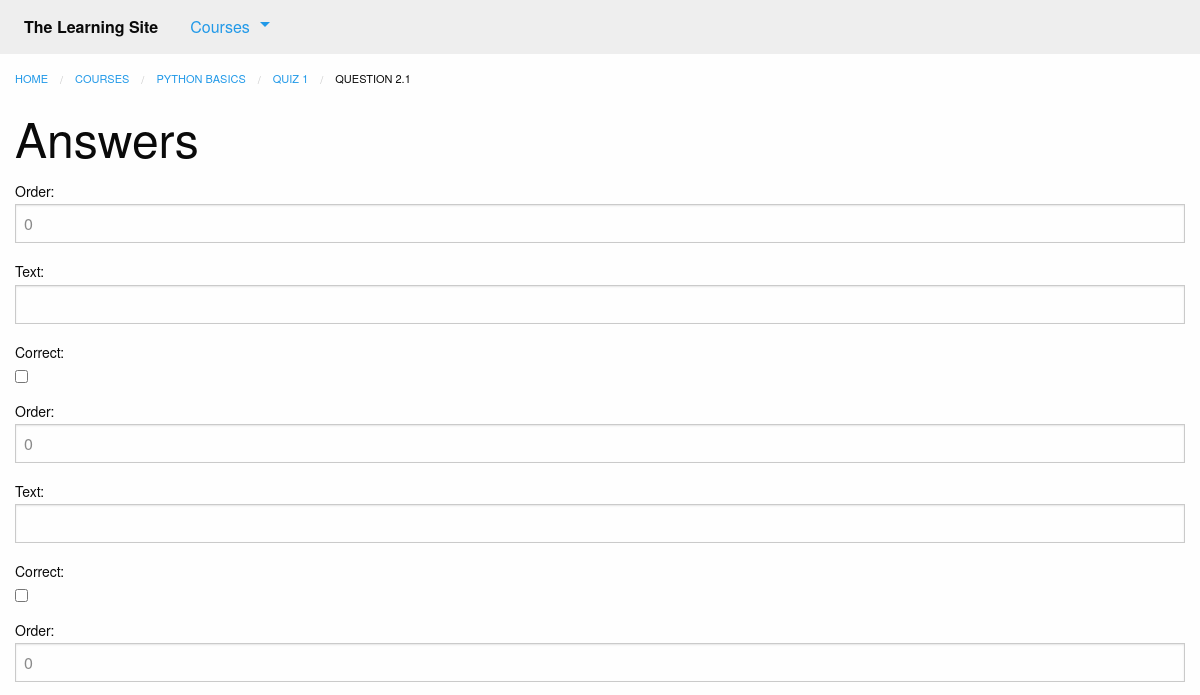
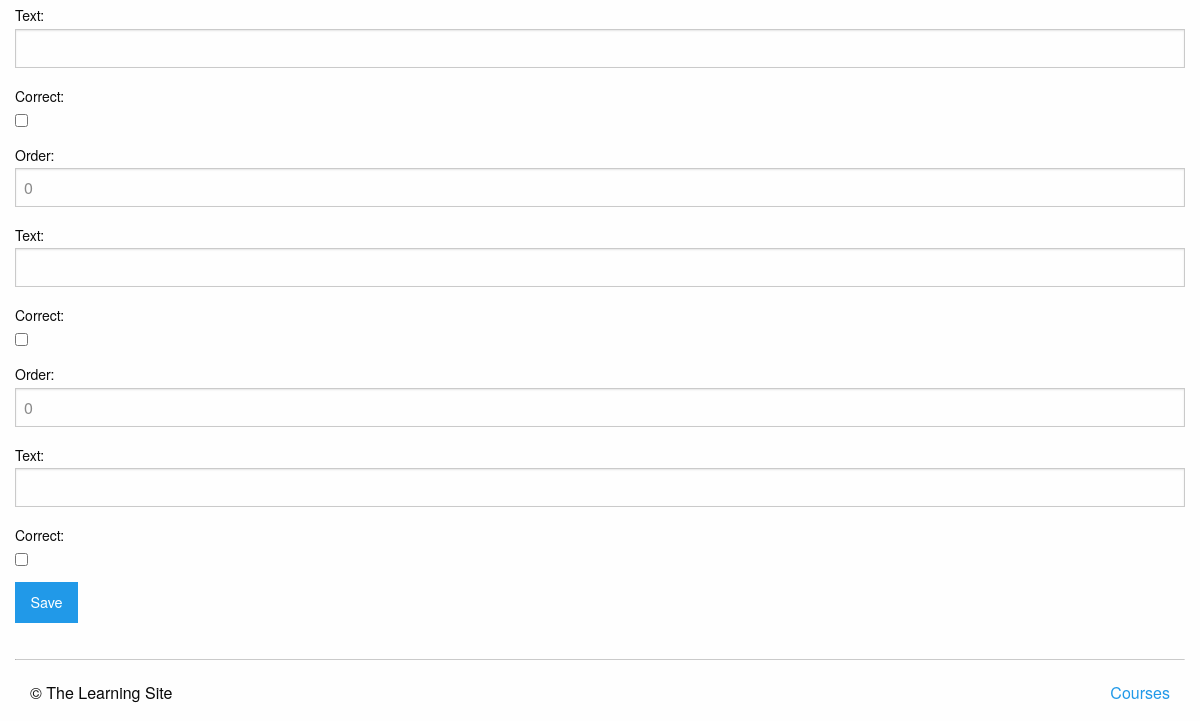
The page /courses/7/create_answer/ (signed in) on the database as committed earlier (2 pictures, top to bottom).
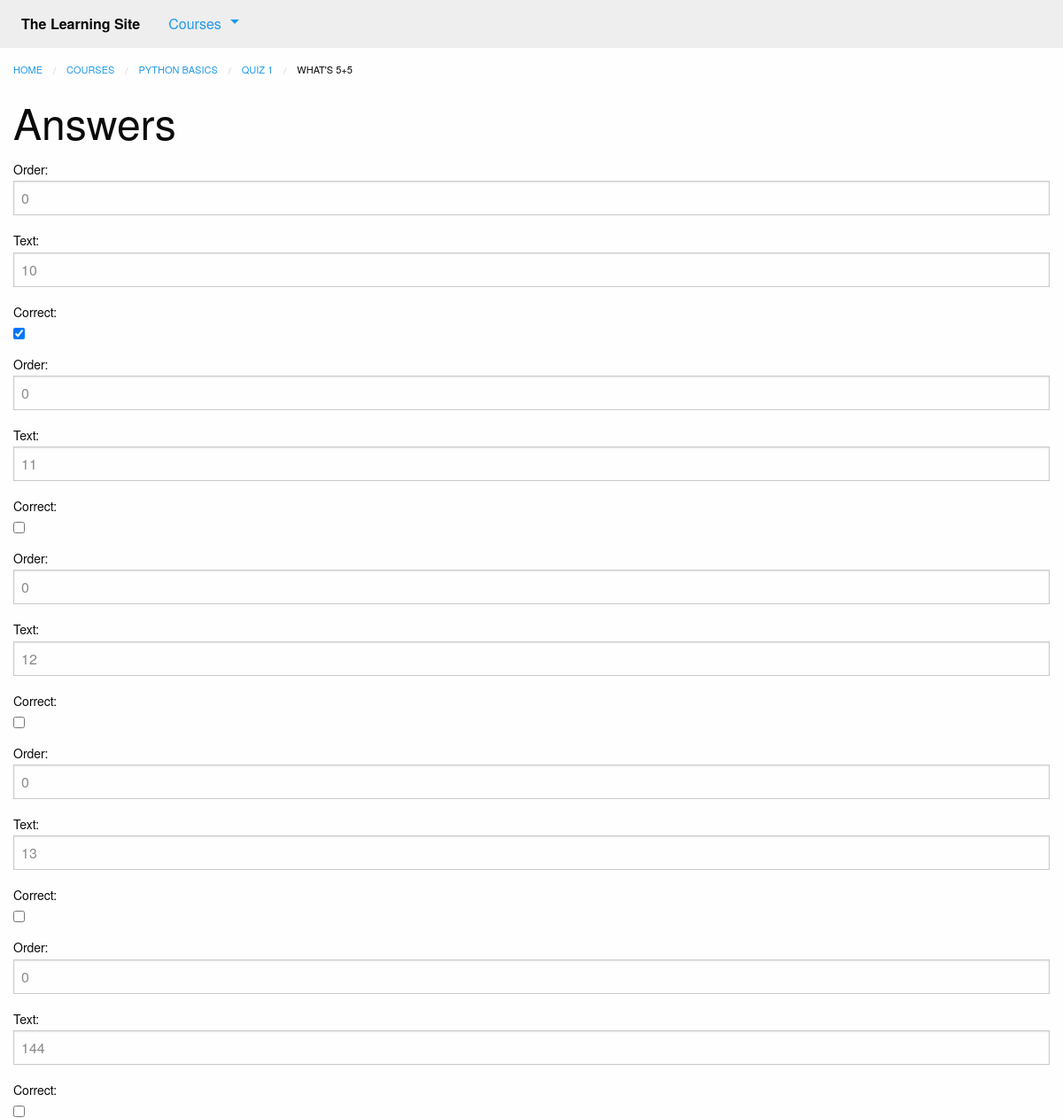
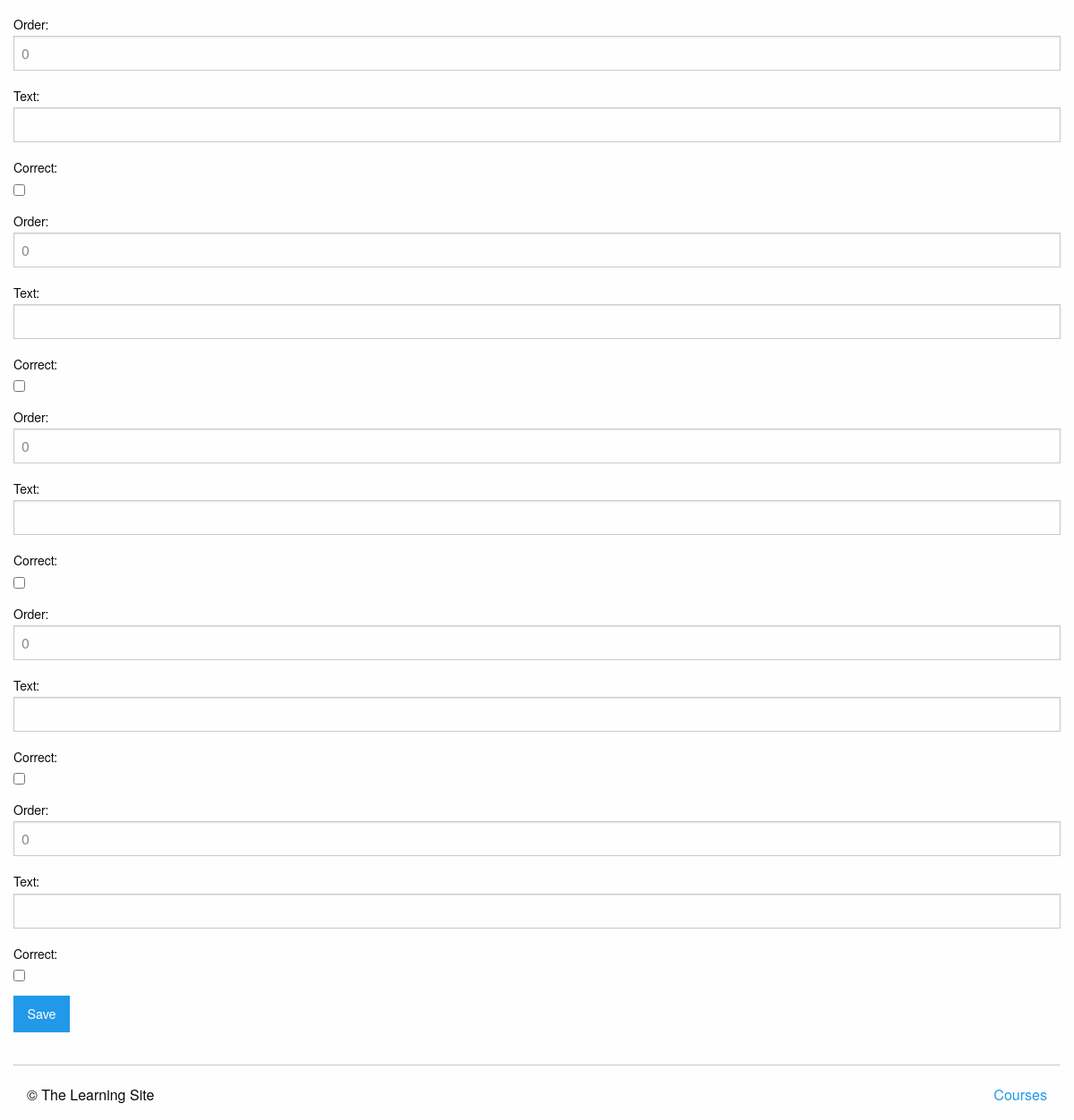
The same page on the database as committed later (2 pictures, top to bottom).
### courses/models.py (models this page shows, shortened)
class Question(models.Model):
    quiz = models.ForeignKey(Quiz, on_delete=models.CASCADE)
    order = models.IntegerField(default=0)
    prompt = models.TextField()
    class Meta:
        ordering = ['order', ]
    def __str__(self):
        return self.prompt

class Step(models.Model):
    title = models.CharField(max_length=255)
    description = models.TextField()
    order = models.IntegerField(default=0)
    course = models.ForeignKey(Course, on_delete=models.DO_NOTHING)
    class Meta:
        abstract = True
        ordering = ['order', ]

class Quiz(Step):
    total_questions = models.IntegerField(default=4)
    class Meta:
        verbose_name_plural = 'Quizzes'

class Course(models.Model):
    created_at = models.DateTimeField(auto_now_add=True)
    title = models.CharField(max_length=255)
    description = models.TextField()

### courses/views.py (the view, shortened to what this page needs)
# urls.py: path('<int:question_pk>/create_answer/', views.answer_form, name='answer_create'),
@login_required
def answer_form(request, question_pk, answer_pk=None):
    question = get_object_or_404(models.Question, pk=question_pk)
    formset = forms.AnswerFormSet(queryset=question.answer_set.all())
    return render(request, 'courses/answer_form.html', {
        'formset': formset,
        'question': question
    })

### courses/templatetags/course_extras.py (called while the page is built)
@register.inclusion_tag('courses/course_nav.html')
def nav_courses_list():
    courses = Course.objects.all()[:5]
    return {'courses': courses}

### courses/templates/courses/answer_form.html (shortened to what this page needs)
{% extends "courses/layout.html" %}
{% load course_extras %}
{% block breadcrumbs %}
    <li><a href="{% url 'courses:detail' pk=question.quiz.course.pk %}">{{ question.quiz.course.title }}</a></li>
    <li><a href="{% url 'courses:quiz' course_pk=question.quiz.course.pk step_pk=question.quiz.pk %}">{{ question.quiz.title }}</a></li>
    <li>{{ question.prompt }}</li>
{% endblock %}
{% block content %}
    <div class="row columns">
        {{ block.super }}
    </div>
    <div class="row columns">
        <h1>Answers</h1>
        <form method="POST" action="">
            <section>
                {{ formset }}
            </section>
            <input type="submit" class="button" value="Save">
        </form>
    </div>
{% endblock %}

Rows that differ between the two databases and show on the page:
changed Question "PYTHON BASICS": prompt "QUESTION 2.1" → "WHAT'S 5+5"
Other text that changed with them:
form field formset: (not shown) → "10"
form field formset: "☐" → "☑"
form field formset: (not shown) → "11"
form field formset: (not shown) → "12"
form field formset: (not shown) → "13"
form field formset: (not shown) → "144"
form field formset: (not shown) → "0"
form field formset: (not shown) → "☐"
text no longer shown: "Order: Text: Correct: Order: Text: Correct: Order: Text: Correct: Order: Text: Correct: Order: Text: Correct:"
text now shown: "Order: Text: Correct: Order: Text: Correct: Order: Text: Correct: Order: Text: Correct: Order: Text: Correct: Order: Text: Correct: Order: Text: Correct: Order: Text: Correct: Order: Text: Correct: Order: Text: Correct:"
